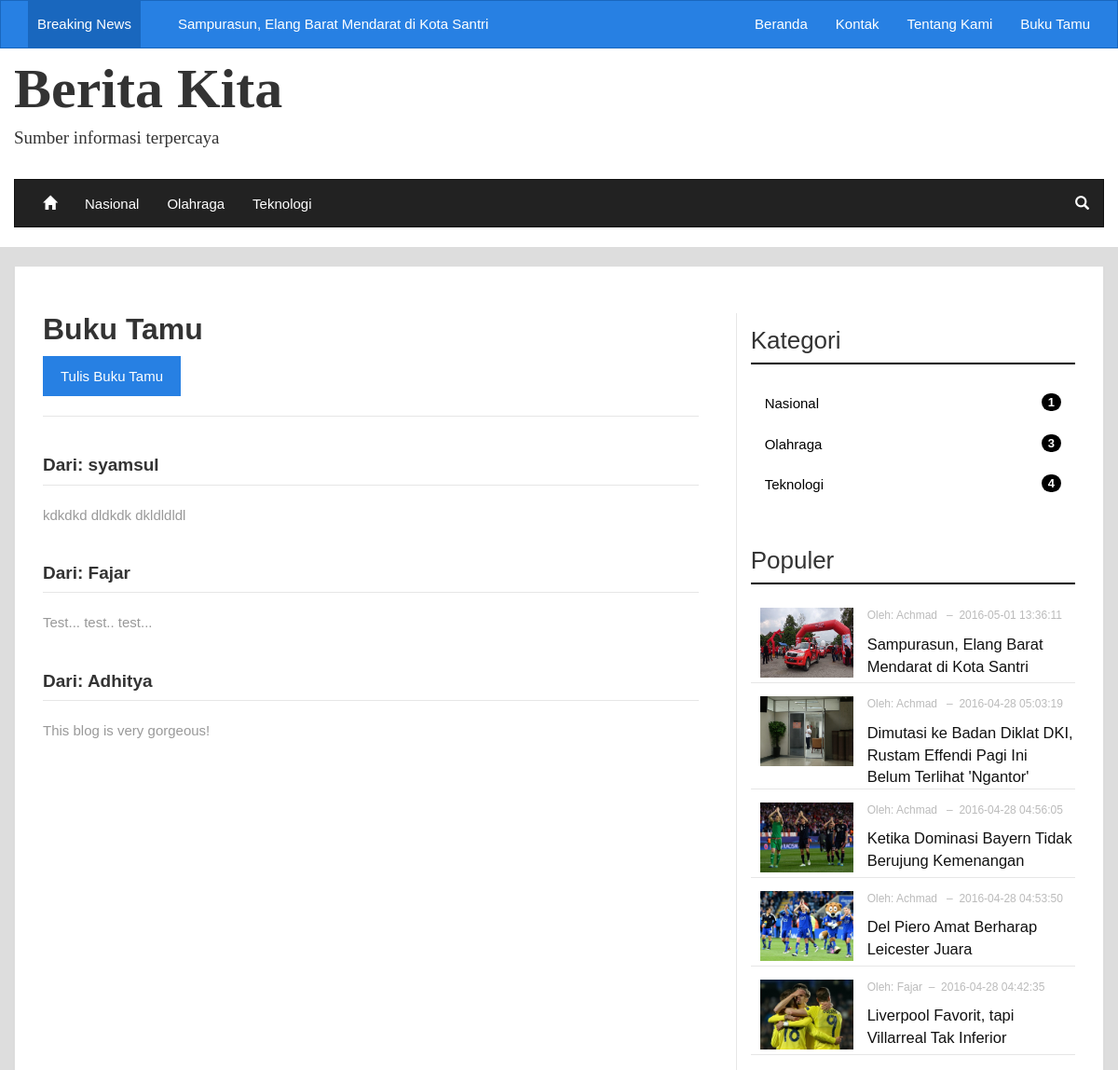
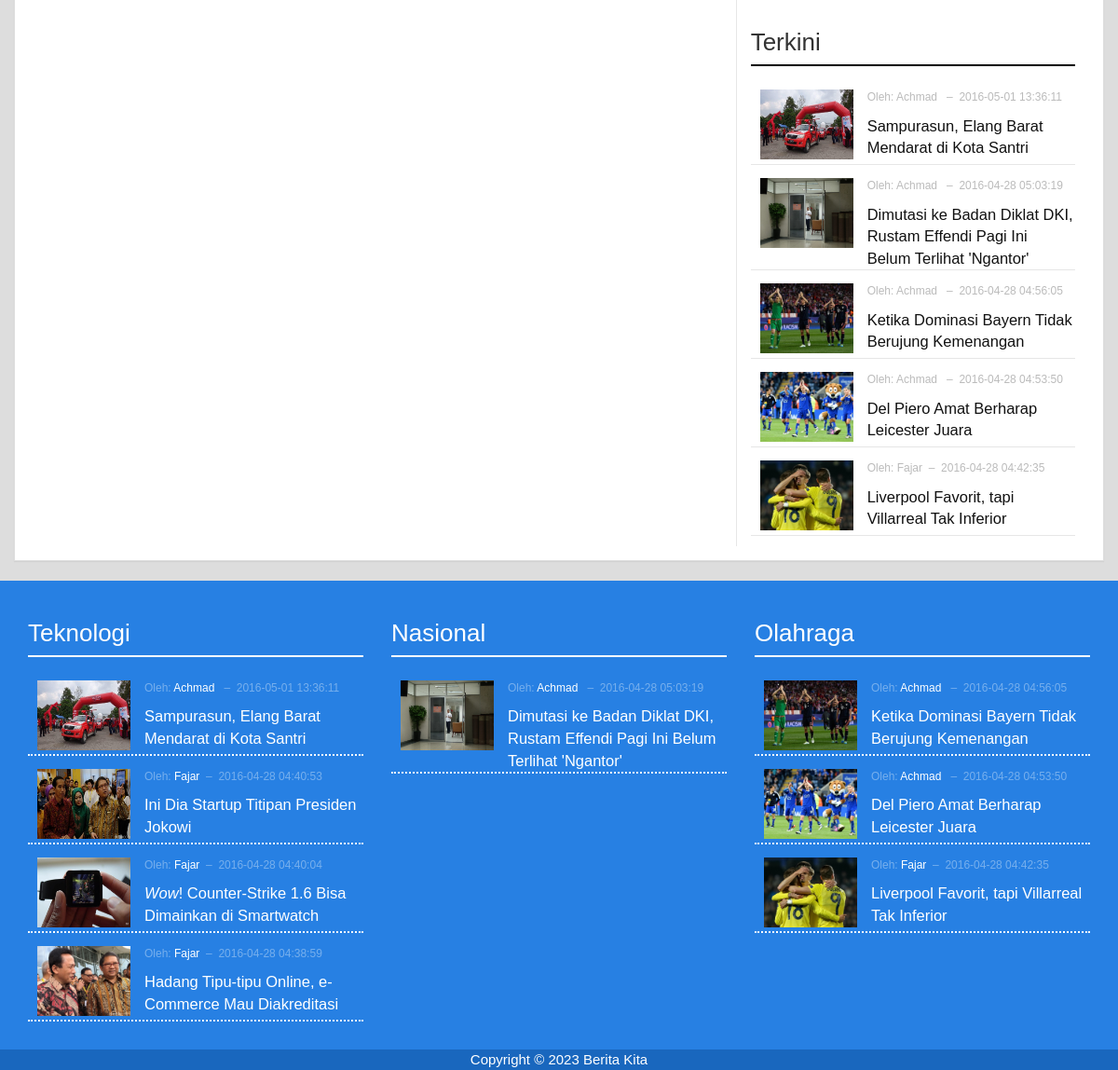
Screenshot of /portalberitatrending/buku-tamu.php with the database file from the repository (2 pictures, top to bottom).
### tables this page shows
CREATE TABLE `berita` (
  `id_berita` int(11) NOT NULL AUTO_INCREMENT,
  `judul` varchar(100) NOT NULL,
  `id_kategori` int(11) NOT NULL,
  `gambar` varchar(100) NOT NULL,
  `teks_berita` text NOT NULL,
  `tgl_posting` datetime NOT NULL,
  `id_admin` int(11) NOT NULL,
  `dilihat` int(11) NOT NULL,
  PRIMARY KEY (`id_berita`)
);

CREATE TABLE `halaman` (
  `id_hal` int(11) NOT NULL AUTO_INCREMENT,
  `nm_halaman` varchar(30) NOT NULL,
  `link` varchar(30) NOT NULL,
  PRIMARY KEY (`id_hal`)
);

CREATE TABLE `kategori` (
  `id_kategori` int(11) NOT NULL AUTO_INCREMENT,
  `kategori` varchar(30) NOT NULL,
  PRIMARY KEY (`id_kategori`)
);

CREATE TABLE `buku_tamu` (
  `komentar_id` int(11) NOT NULL AUTO_INCREMENT,
  `komentar_pengirim` varchar(100) NOT NULL,
  `komentar_email` varchar(100) NOT NULL,
  `komentar_isi` text NOT NULL,
  `komentar_status` enum('ya','tidak') NOT NULL DEFAULT 'tidak',
  `komentar_tgl` datetime NOT NULL,
  PRIMARY KEY (`komentar_id`)
);

### portalberitatrending/config/config.php (called while the page is built)
<?php
$base_url = 'http://localhost/portalberita/';

### portalberitatrending/lib/site_title.php (called while the page is built, shortened)
<?php
function site_title() {
	$site_title = 'Berita Kita';
	$url = $_SERVER['REQUEST_URI'];
	$explode_url = explode("/", $url);
	if (!isset($_GET['id'])) {
		switch ($explode_url[2]) {
			default:
				$site_subtitle = 'Halaman Tidak Ditemukan';
				$title = $site_subtitle." | ".$site_title;
				break;
		}
	}
	return $title;
}

### portalberitatrending/buku-tamu.php (the view, shortened to what this page needs)
<?php include 'header.php';
$limit = 8;
$komen_qry = $mysqli->query("SELECT komentar_pengirim, komentar_isi FROM buku_tamu WHERE komentar_status = 'ya' ORDER BY komentar_tgl DESC LIMIT ".$limit) or die($mysqli->error);
?>
<div class="container-fluid">
	<div class="row">
		<div class="container konten-wrapper">
			<div class="panel panel-default">
				<div class="panel-body main">
					<div class="col-md-8">
						<div class="post-detail">
							<div class="row post-title">
								<div class="col-sm-12">
									<h2>Buku Tamu</h2>
								</div>
							</div>
							<div class="row post-content">
								<div class="col-sm-12">
									<a class="btn btn-primary" data-toggle="modal" href='#buku-modal'>Tulis Buku Tamu</a>
									<hr>
									<div class="buku-tamu" id="buku-tamu">
									<?php if ($komen_qry->num_rows == 0 ) { ?>
										<h4 class="text-muted text-center">Belum Ada Buku Tamu</h4>
									<?php } else { ?>
										<?php while ($komen = $komen_qry->fetch_assoc()) {?>
										<div class="buku-tamu-item">
											<h4 class="page-header">Dari: <?php echo $komen['komentar_pengirim'];?></h4>
											<p class="text-muted"><?php echo $komen['komentar_isi'];?></p>
										</div>
										<?php } ?>
									<?php } ?>
									</div>
								</div>
								<div class="col-sm-12">
								</div>
							</div>
						</div>
					</div>
					<?php include 'sidebar.php'; ?>
				</div>
			</div>
		</div>
	</div>
</div>
<?php include 'footer.php';

### portalberitatrending/header.php (shortened to what this page needs)
<?php
require_once 'config/config.php';
require_once 'config/koneksi.php';
require_once 'lib/site_title.php';
$sqlHal = 'SELECT * FROM halaman';
$qryHal = $mysqli->query($sqlHal) or die($mysqli->error);
$sqlKat = 'SELECT
kategori.id_kategori,
kategori.kategori
FROM
kategori
INNER JOIN berita ON kategori.id_kategori = berita.id_kategori
GROUP BY
kategori.kategori
ORDER BY
kategori.id_kategori ASC
LIMIT 0, 5';
$qryKat = $mysqli->query($sqlKat) or die($mysqli->error);
$sqlBreaking = 'SELECT berita.id_berita, berita.judul FROM berita ORDER BY berita.tgl_posting DESC LIMIT 0, 5';
$qryBreaking = $mysqli->query($sqlBreaking);
$url = $_SERVER['REQUEST_URI'];
$explode_url = explode("/", $url);
?>
<!DOCTYPE html>
<html lang="en">
<head>
  <link rel="stylesheet" href="assets/bootstrap/css/bootstrap.min.css">
  <link rel="stylesheet" href="dist/css/hover-min.css">
  <link rel="stylesheet" href="assets/font-awesome/css/font-awesome.min.css">
  <link rel="stylesheet" href="dist/css/style.css">
  <link rel="stylesheet" href="assets/wow/css/animate.css">
</head>
<body>
<div class="container-fluid wrapper">
	<div class="row">
		<nav class="navbar navbar-inverse navbar-top">
  			<div class="container">
    			<div class="collapse navbar-collapse" id="bs-example-navbar-collapse-1">
              <ul class="nav navbar-nav headline-container">
                <p class="navbar-text headline">Breaking News</p>
                <li>
                  <ul id="headlines" class="headlines">
                    <?php while ($breaking_news = $qryBreaking->fetch_array()) { ?>
                    <li>
                      <a href="<?php echo $base_url."detail.php?id=".$breaking_news['id_berita']."&amp;judul=".strtolower(str_replace(" ", "-", $breaking_news['judul'])); ?>">
                        <?php echo $breaking_news['judul']; ?>
                      </a>
                    </li>
                    <?php } ?>
                  </ul>
                </li>
              </ul>
      				<ul class="nav navbar-nav navbar-right">
              <?php if ($explode_url[2] == 'index.php' || $explode_url[2] == '') { ?>
                <li class="active"><a href="index.php">Beranda</a></li>
              <?php } else { ?>
                <li><a href="index.php">Beranda</a></li>
              <?php } ?>
              <?php
                while ($hal=$qryHal->fetch_array()) {
                  if ($hal['link'] == $explode_url[2]) {
              ?>
                <li class="active"><a href="<?php echo $base_url.$hal['link']; ?>"><?php echo $hal['nm_halaman']; ?></a></li>
              <?php
                  } else {
              ?>
                <li><a href="<?php echo $base_url.$hal['link']; ?>"><?php echo $hal['nm_halaman']; ?></a></li>
              <?php
                  }
              ?>
              <?php } ?>
    	  			</ul>
    			</div>
  			</div>
		</nav>
	</div>
	<div class="row header-wrapper">
		<div class="container">
		<div class="header">
			<h3 class="site-title">
				Berita Kita
			</h3>
			<h4 class="site-description">Sumber informasi terpercaya</h4>
		</div>
		  <nav class="navbar navbar-default navbar-bottom">
  			<div class="container-fluid">
    			<div class="collapse navbar-collapse" id="bs-example-navbar-collapse-2">
      				<ul class="nav navbar-nav">
              <?php if ($explode_url[2] == 'index.php' || $explode_url[2] == '') { ?>
        				<li class="active"><a href="index.php" class="hvr-sweep-to-top"><i class="glyphicon glyphicon-home"></i></a></li>
              <?php } else { ?>
                <li><a href="index.php" class="hvr-sweep-to-top"><i class="glyphicon glyphicon-home"></i></a></li>
              <?php } ?>
              <?php while ($kat_menu=$qryKat->fetch_array()) { ?>
              <?php if (isset($_GET['kat']) && $kat_menu['id_kategori'] == $_GET['id']) { ?>
	        			<li class="active">
                  <a class="hvr-sweep-to-top" href="<?php echo $base_url."kategori.php?id=".$kat_menu['id_kategori']."&amp;kat=".strtolower($kat_menu['kategori']); ?>">
                    <?php echo $kat_menu['kategori']; ?>
                    </a>
                </li>
              <?php } else { ?>
	        			<li>
                  <a class="hvr-sweep-to-top" href="<?php echo $base_url."kategori.php?id=".$kat_menu['id_kategori']."&amp;kat=".strtolower($kat_menu['kategori']); ?>">
                    <?php echo $kat_menu['kategori']; ?>
                  </a>
                </li>
              <?php } ?>
              <?php } ?>
    	  			</ul>
              <ul class="nav navbar-nav navbar-right">
                <li class="dropdown">
                  <a href="#" class="dropdown-toggle" data-toggle="dropdown" aria-expanded="false" id="search">
                    <i class="glyphicon glyphicon-search"></i>
                  </a>
                </li>
              </ul>
    			</div>
  			</div>
		  </nav>
		</div>
	</div>
</div>

### portalberitatrending/sidebar.php
<?php
$kategori_list = 'SELECT
					kategori.kategori,
					Count(berita.id_berita) AS jumlah,
					kategori.id_kategori
					FROM
					berita
					INNER JOIN kategori ON berita.id_kategori = kategori.id_kategori
					GROUP BY
					kategori.kategori,
					kategori.id_kategori';
$list_kategori = $mysqli->query($kategori_list) or die($mysqli->error);
$terkini = 'SELECT
berita.id_berita,
berita.judul,
berita.gambar,
berita.tgl_posting,
berita.id_admin,
admin.nama_lengkap
FROM
berita
INNER JOIN admin ON berita.id_admin = admin.id_admin
ORDER BY
berita.tgl_posting DESC
LIMIT 0, 5
';
$populer = 'SELECT
berita.id_berita,
berita.judul,
berita.gambar,
berita.tgl_posting,
admin.nama_lengkap,
berita.id_admin,
berita.dilihat
FROM
berita
INNER JOIN admin ON berita.id_admin = admin.id_admin
ORDER BY
berita.dilihat DESC
LIMIT 0, 5
';
$list_terkini = $mysqli->query($terkini) or die ($mysqli->error);
$list_populer = $mysqli->query($populer) or die ($mysqli->error);
?>
					<div class="col-md-4 sidebar">
						<div class="sidebar-item kategori">
							<h3 class="page-header">Kategori</h5>
							<ul class="nav nav-pills nav-stacked nav-kat">
							<?php while ($data_kat = $list_kategori->fetch_array()) { ?>
							<?php if (isset($_GET['kat']) && $data_kat['id_kategori'] == $_GET['id'] ) { ?>
								<li class="active">
									<a href="<?php echo $base_url."kategori.php?id=".$data_kat['id_kategori']."&amp;kat=".strtolower($data_kat['kategori']); ?>">
									<?php echo $data_kat['kategori']; ?> <span class="badge pull-right"><?php echo $data_kat['jumlah'] ?></span></a>
								</li>
							<?php } else { ?>
								<li>
									<a href="<?php echo $base_url."kategori.php?id=".$data_kat['id_kategori']."&amp;kat=".strtolower($data_kat['kategori']); ?>">
									<?php echo $data_kat['kategori']; ?> <span class="badge pull-right"><?php echo $data_kat['jumlah'] ?></span></a>
								</li>
							<?php } ?>
							<?php } ?>
							</ul>
						</div>
						<div class="sidebar-item">
							<h3 class="page-header">Populer</h3>
							<ul class="news-list">
							<?php while ($populer_list = $list_populer->fetch_array()) { ?>
								<li>
									<a <a href="<?php echo $base_url."detail.php?id=".$populer_list['id_berita']."&amp;judul=".strtolower(str_replace(" ", "-", $populer_list['judul'])); ?>">
										<img src="<?php echo $base_url."images/".$populer_list['gambar']; ?>" class="img-responsive wow fadeIn">
									</a>
									<p>Oleh: <a href="<?php echo $base_url."author.php?id=".$populer_list['id_admin']; ?>"><?php echo $populer_list['nama_lengkap']; ?></a>&nbsp;&nbsp;&ndash;&nbsp;&nbsp;<?php echo $populer_list['tgl_posting']; ?></p>
									<a href="<?php echo $base_url."detail.php?id=".$populer_list['id_berita']."&amp;judul=".strtolower(str_replace(" ", "-", $populer_list['judul'])); ?>">
										<?php echo $populer_list['judul']; ?>
									</a>
								</li>
							<?php } ?>
							</ul>
						</div>
						<div class="sidebar-item">
							<h3 class="page-header">Terkini</h3>
							<ul class="news-list">
							<?php while ($terkini_list = $list_terkini->fetch_array()) { ?>
								<li>
									<a href="<?php echo $base_url."detail.php?id=".$terkini_list['id_berita']."&amp;judul=".strtolower(str_replace(" ", "-", $terkini_list['judul'])); ?>">
										<img src="<?php echo $base_url."images/".$terkini_list['gambar']; ?>" class="img-responsive wow fadeIn">
									</a>
									<p>Oleh: <a href="<?php echo $base_url."author.php?id=".$terkini_list['id_admin']; ?>"><?php echo $terkini_list['nama_lengkap']; ?></a>&nbsp;&nbsp;&ndash;&nbsp;&nbsp;<?php echo $terkini_list['tgl_posting']; ?></p>
									<a href="<?php echo $base_url."detail.php?id=".$terkini_list['id_berita']."&amp;judul=".strtolower(str_replace(" ", "-", $terkini_list['judul'])); ?>">
										<?php echo $terkini_list['judul']; ?>
									</a>
								</li>
							<?php } ?>
							</ul>
						</div>
					</div>

### portalberitatrending/footer.php (shortened to what this page needs)
<?php
$nasional = 'SELECT
berita.id_berita,
berita.judul,
berita.gambar,
berita.tgl_posting,
berita.id_admin,
admin.nama_lengkap,
berita.dilihat,
kategori.id_kategori
FROM
berita
INNER JOIN admin ON berita.id_admin = admin.id_admin
INNER JOIN kategori ON kategori.id_kategori = berita.id_kategori
WHERE
berita.id_kategori = "1"
ORDER BY
berita.tgl_posting DESC
LIMIT 0, 5';
$olahraga = 'SELECT
berita.id_berita,
berita.judul,
berita.gambar,
berita.tgl_posting,
berita.id_admin,
admin.nama_lengkap,
berita.dilihat,
kategori.id_kategori
FROM
berita
INNER JOIN admin ON berita.id_admin = admin.id_admin
INNER JOIN kategori ON kategori.id_kategori = berita.id_kategori
WHERE
berita.id_kategori = "2"
ORDER BY
berita.tgl_posting DESC
LIMIT 0, 5';
$teknologi = 'SELECT
berita.id_berita,
berita.judul,
berita.gambar,
berita.tgl_posting,
berita.id_admin,
admin.nama_lengkap,
berita.dilihat,
kategori.id_kategori
FROM
berita
INNER JOIN admin ON berita.id_admin = admin.id_admin
INNER JOIN kategori ON kategori.id_kategori = berita.id_kategori
WHERE
berita.id_kategori = "3"
ORDER BY
berita.tgl_posting DESC
LIMIT 0, 5';
$list_nasional = $mysqli->query($nasional) or die("Error Nasional:".$mysqli->error);
$list_olahraga = $mysqli->query($olahraga) or die("Error Olahraga".$mysqli->error);
$list_teknologi = $mysqli->query($teknologi) or die("Error Teknologi".$mysqli->error);
 ?>
<div class="container-fluid footer">
	<div class="row footer-upper">
		<div class="container">
			<div class="col-md-4">
				<h3 class="page-header">Teknologi</h3>
				<ul class="news-list">
				<?php while ($teknologi_list = $list_teknologi->fetch_array()) { ?>
					<li>
						<a href="<?php echo $base_url."detail.php?id=".$teknologi_list['id_berita']."&amp;judul=".strtolower(str_replace(" ", "-", $teknologi_list['judul'])); ?>">
							<img src="<?php echo $base_url."images/".$teknologi_list['gambar']; ?>" class="img-responsive wow fadeIn">
						</a>
						<p>Oleh: <a href="<?php echo $base_url."author.php?id=".$teknologi_list['id_admin']; ?>"><?php echo $teknologi_list['nama_lengkap']; ?></a>&nbsp;&nbsp;&ndash;&nbsp;&nbsp;<?php echo $teknologi_list['tgl_posting']; ?></p>
						<a href="<?php echo $base_url."detail.php?id=".$teknologi_list['id_berita']."&amp;judul=".strtolower(str_replace(" ", "-", $teknologi_list['judul'])); ?>">
							<?php echo $teknologi_list['judul']; ?>
						</a>
					</li>
				<?php } ?>
				</ul>
			</div>
			<div class="col-md-4">
				<h3 class="page-header">Nasional</h3>
				<ul class="news-list">
				<?php while ($nasional_list = $list_nasional->fetch_array()) { ?>
					<li>
						<a href="<?php echo $base_url."detail.php?id=".$nasional_list['id_berita']."&amp;judul=".strtolower(str_replace(" ", "-", $nasional_list['judul'])); ?>">
							<img src="<?php echo $base_url."images/".$nasional_list['gambar']; ?>" class="img-responsive wow fadeIn">
						</a>
						<p>Oleh: <a href="<?php echo $base_url."author.php?id=".$nasional_list['id_admin']; ?>"><?php echo $nasional_list['nama_lengkap']; ?></a>&nbsp;&nbsp;&ndash;&nbsp;&nbsp;<?php echo $nasional_list['tgl_posting']; ?></p>
						<a href="<?php echo $base_url."detail.php?id=".$nasional_list['id_berita']."&amp;judul=".strtolower(str_replace(" ", "-", $nasional_list['judul'])); ?>">
							<?php echo $nasional_list['judul']; ?>
						</a>
					</li>
				<?php } ?>
				</ul>
			</div>
			<div class="col-md-4">
				<h3 class="page-header">Olahraga</h3>
				<ul class="news-list">
				<?php while ($olahraga_list = $list_olahraga->fetch_array()) { ?>
					<li>
						<a href="<?php echo $base_url."detail.php?id=".$olahraga_list['id_berita']."&amp;judul=".strtolower(str_replace(" ", "-", $olahraga_list['judul'])); ?>">
							<img src="<?php echo $base_url."images/".$olahraga_list['gambar']; ?>" class="img-responsive wow fadeIn">
						</a>
						<p>Oleh: <a href="<?php echo $base_url."author.php?id=".$olahraga_list['id_admin']; ?>"><?php echo $olahraga_list['nama_lengkap']; ?></a>&nbsp;&nbsp;&ndash;&nbsp;&nbsp;<?php echo $olahraga_list['tgl_posting']; ?></p>
						<a href="<?php echo $base_url."detail.php?id=".$olahraga_list['id_berita']."&amp;judul=".strtolower(str_replace(" ", "-", $olahraga_list['judul'])); ?>">
							<?php echo $olahraga_list['judul']; ?>
						</a>
					</li>
				<?php } ?>
				</ul>
			</div>
		</div>
	</div>
	<div class="row footer-bottom">
		<div class="col-md-12">
			<span class="copy">Copyright &copy; <?php echo date('Y');?> Berita Kita</span>
		</div>
	</div>
</div>
</body>
</html>

### rows the page displays
berita: judul "Sampurasun, Elang Barat Mendarat di Kota Santri", gambar (picture), id_admin.nama_lengkap "Achmad", tgl_posting "2016-05-01 13:36:11"
halaman: nm_halaman "Kontak"
halaman: nm_halaman "Tentang Kami"
halaman: nm_halaman "Buku Tamu"
kategori: kategori "Nasional", jumlah "1"
kategori: kategori "Olahraga", jumlah "3"
kategori: kategori "Teknologi", jumlah "4"
buku_tamu: komentar_pengirim "syamsul", komentar_isi "kdkdkd dldkdk dkldldldl"
buku_tamu: komentar_pengirim "Fajar", komentar_isi "Test... test.. test..."
buku_tamu: komentar_pengirim "Adhitya", komentar_isi "This blog is very gorgeous!"
berita: gambar (picture), id_admin.nama_lengkap "Achmad", tgl_posting "2016-04-28 05:03:19", judul "Dimutasi ke Badan Diklat DKI, Rustam Effendi Pagi Ini Belum Terlihat 'Ngantor'"
berita: gambar (picture), id_admin.nama_lengkap "Achmad", tgl_posting "2016-04-28 04:56:05", judul "Ketika Dominasi Bayern Tidak Berujung Kemenangan"
berita: gambar (picture), id_admin.nama_lengkap "Achmad", tgl_posting "2016-04-28 04:53:50", judul "Del Piero Amat Berharap Leicester Juara"
berita: gambar (picture), id_admin.nama_lengkap "Fajar", tgl_posting "2016-04-28 04:42:35", judul "Liverpool Favorit, tapi Villarreal Tak Inferior"
berita: gambar (picture), id_admin.nama_lengkap "Fajar", tgl_posting "2016-04-28 04:40:53", judul "Ini Dia Startup Titipan Presiden Jokowi"
berita: gambar (picture), id_admin.nama_lengkap "Fajar", tgl_posting "2016-04-28 04:40:04", judul "Wow ! Counter-Strike 1.6 Bisa Dimainkan di Smartwatch"
berita: gambar (picture), id_admin.nama_lengkap "Fajar", tgl_posting "2016-04-28 04:38:59", judul "Hadang Tipu-tipu Online, e-Commerce Mau Diakreditasi"
